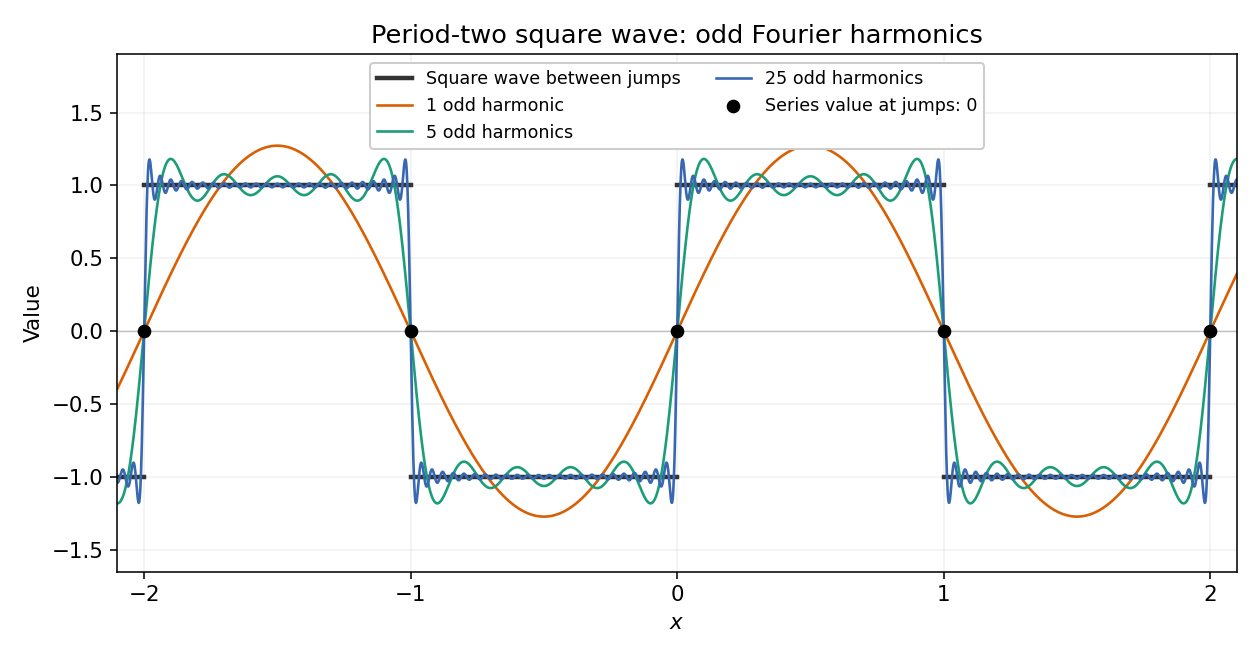

Generate this figure with Python:
"""Plot Question 6's Fourier partial sums; write the PNG to the current directory.

Tested with Python 3.14.4, NumPy 2.3.5 and Matplotlib 3.10.7.
Dependencies are documented in the repository's top-level pyproject.toml.
Run from any output directory: python /absolute/path/to/this/script.py
"""
import os
import tempfile
from pathlib import Path

os.environ.setdefault("MPLCONFIGDIR", str(Path(tempfile.gettempdir()) / "discrete-resit-2015-mpl"))
import matplotlib
matplotlib.use("Agg")
import matplotlib.pyplot as plt
import numpy as np


def partial_sum(x, terms):
    odd = 2 * np.arange(terms) + 1
    return (4 / np.pi) * np.sum(np.sin(np.pi * x[:, None] * odd) / odd, axis=1)


def main():
    plt.rcParams.update({"font.family": "DejaVu Sans", "font.size": 11})
    x = np.linspace(-2.1, 2.1, 3001)
    fig, ax = plt.subplots(figsize=(9, 4.7), facecolor="white")
    ax.set_facecolor("white")
    for left, right, value in [(-2.1, -2, -1), (-2, -1, 1), (-1, 0, -1), (0, 1, 1), (1, 2, -1), (2, 2.1, 1)]:
        ax.plot([left, right], [value, value], color="0.2", linewidth=2.3,
                label="Square wave between jumps" if left == -2.1 else None)
    for terms, color in [(1, "#d95f02"), (5, "#1b9e77"), (25, "#3768b1")]:
        ax.plot(x, partial_sum(x, terms), color=color, linewidth=1.35,
                label=f"{terms} odd harmonic" + ("s" if terms != 1 else ""))
    jumps = np.arange(-2, 3)
    ax.scatter(jumps, np.zeros(5), s=36, color="black", zorder=5,
               label="Series value at jumps: 0")
    ax.axhline(0, color="0.75", linewidth=0.7)
    ax.set(xlim=(-2.1, 2.1), ylim=(-1.65, 1.9), xlabel="$x$", ylabel="Value",
           title="Period-two square wave: odd Fourier harmonics")
    ax.set_xticks(jumps)
    ax.grid(alpha=0.17)
    ax.legend(loc="upper center", ncol=2, fontsize=9, framealpha=1)
    fig.tight_layout()
    fig.savefig(Path.cwd() / "discrete-resit-2015-square-wave.png", dpi=140,
                facecolor="white", transparent=False, metadata={"Software": "Matplotlib"})
    plt.close(fig)


if __name__ == "__main__":
    main()
